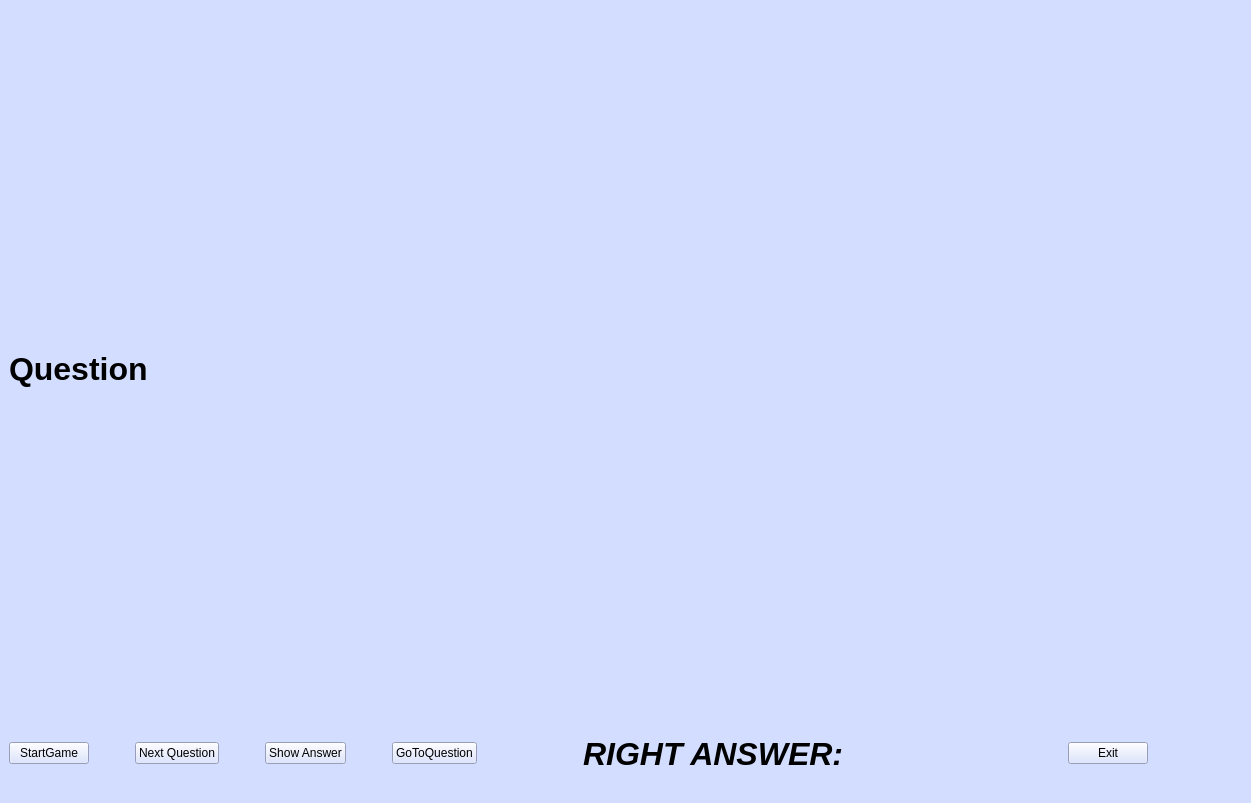
<?xml version="1.0" encoding="UTF-8"?>
<ui version="4.0">
 <class>MainWindow</class>
 <widget class="QMainWindow" name="MainWindow">
  <property name="geometry">
   <rect>
    <x>0</x>
    <y>0</y>
    <width>1251</width>
    <height>803</height>
   </rect>
  </property>
  <property name="windowTitle">
   <string>Trivia Game</string>
  </property>
  <property name="styleSheet">
   <string notr="true">background-color: rgb(211, 221, 255);</string>
  </property>
  <widget class="QWidget" name="centralwidget">
   <layout class="QGridLayout" name="gridLayout">
    <item row="3" column="2" colspan="2">
     <layout class="QHBoxLayout" name="horizontalLayout_3">
      <item>
       <widget class="QLabel" name="fix_answer_label">
        <property name="font">
         <font>
          <pointsize>24</pointsize>
          <italic>true</italic>
          <bold>true</bold>
         </font>
        </property>
        <property name="text">
         <string>RIGHT ANSWER:</string>
        </property>
       </widget>
      </item>
      <item>
       <spacer name="horizontalSpacer_5">
        <property name="orientation">
         <enum>Qt::Horizontal</enum>
        </property>
        <property name="sizeType">
         <enum>QSizePolicy::Preferred</enum>
        </property>
        <property name="sizeHint" stdset="0">
         <size>
          <width>40</width>
          <height>20</height>
         </size>
        </property>
       </spacer>
      </item>
      <item>
       <widget class="QLabel" name="show_answer_label">
        <property name="font">
         <font>
          <pointsize>24</pointsize>
          <italic>true</italic>
          <bold>true</bold>
         </font>
        </property>
        <property name="text">
         <string/>
        </property>
       </widget>
      </item>
     </layout>
    </item>
    <item row="3" column="4">
     <spacer name="horizontalSpacer_10">
      <property name="orientation">
       <enum>Qt::Horizontal</enum>
      </property>
      <property name="sizeHint" stdset="0">
       <size>
        <width>40</width>
        <height>20</height>
       </size>
      </property>
     </spacer>
    </item>
    <item row="1" column="3" rowspan="2" colspan="3">
     <layout class="QVBoxLayout" name="verticalLayout">
      <item>
       <widget class="QLabel" name="question_extra_1">
        <property name="font">
         <font>
          <pointsize>24</pointsize>
         </font>
        </property>
        <property name="text">
         <string/>
        </property>
       </widget>
      </item>
      <item>
       <spacer name="verticalSpacer">
        <property name="orientation">
         <enum>Qt::Vertical</enum>
        </property>
        <property name="sizeHint" stdset="0">
         <size>
          <width>20</width>
          <height>40</height>
         </size>
        </property>
       </spacer>
      </item>
      <item>
       <widget class="QLabel" name="question_extra_2">
        <property name="font">
         <font>
          <pointsize>24</pointsize>
         </font>
        </property>
        <property name="text">
         <string/>
        </property>
       </widget>
      </item>
      <item>
       <spacer name="verticalSpacer_4">
        <property name="orientation">
         <enum>Qt::Vertical</enum>
        </property>
        <property name="sizeHint" stdset="0">
         <size>
          <width>20</width>
          <height>40</height>
         </size>
        </property>
       </spacer>
      </item>
      <item>
       <widget class="QLabel" name="question_extra_3">
        <property name="font">
         <font>
          <pointsize>24</pointsize>
         </font>
        </property>
        <property name="text">
         <string/>
        </property>
       </widget>
      </item>
      <item>
       <spacer name="verticalSpacer_2">
        <property name="orientation">
         <enum>Qt::Vertical</enum>
        </property>
        <property name="sizeHint" stdset="0">
         <size>
          <width>20</width>
          <height>40</height>
         </size>
        </property>
       </spacer>
      </item>
      <item>
       <widget class="QLabel" name="question_extra_4">
        <property name="font">
         <font>
          <pointsize>24</pointsize>
         </font>
        </property>
        <property name="text">
         <string/>
        </property>
       </widget>
      </item>
      <item>
       <spacer name="verticalSpacer_3">
        <property name="orientation">
         <enum>Qt::Vertical</enum>
        </property>
        <property name="sizeHint" stdset="0">
         <size>
          <width>20</width>
          <height>40</height>
         </size>
        </property>
       </spacer>
      </item>
      <item>
       <widget class="QLabel" name="question_extra_5">
        <property name="font">
         <font>
          <pointsize>24</pointsize>
         </font>
        </property>
        <property name="text">
         <string/>
        </property>
       </widget>
      </item>
     </layout>
    </item>
    <item row="0" column="0" colspan="6">
     <layout class="QHBoxLayout" name="horizontalLayout_4">
      <item>
       <widget class="QLabel" name="image_left">
        <property name="text">
         <string/>
        </property>
        <property name="scaledContents">
         <bool>true</bool>
        </property>
       </widget>
      </item>
      <item>
       <spacer name="horizontalSpacer_7">
        <property name="orientation">
         <enum>Qt::Horizontal</enum>
        </property>
        <property name="sizeType">
         <enum>QSizePolicy::Maximum</enum>
        </property>
        <property name="sizeHint" stdset="0">
         <size>
          <width>40</width>
          <height>20</height>
         </size>
        </property>
       </spacer>
      </item>
      <item>
       <widget class="QLabel" name="image_mid">
        <property name="text">
         <string/>
        </property>
        <property name="scaledContents">
         <bool>true</bool>
        </property>
       </widget>
      </item>
      <item>
       <spacer name="horizontalSpacer_11">
        <property name="orientation">
         <enum>Qt::Horizontal</enum>
        </property>
        <property name="sizeType">
         <enum>QSizePolicy::Maximum</enum>
        </property>
        <property name="sizeHint" stdset="0">
         <size>
          <width>40</width>
          <height>20</height>
         </size>
        </property>
       </spacer>
      </item>
      <item>
       <widget class="QLabel" name="image_right">
        <property name="text">
         <string/>
        </property>
        <property name="scaledContents">
         <bool>true</bool>
        </property>
       </widget>
      </item>
     </layout>
    </item>
    <item row="1" column="0" colspan="3">
     <layout class="QHBoxLayout" name="horizontalLayout_2">
      <item>
       <widget class="QLabel" name="fix_question_label">
        <property name="font">
         <font>
          <pointsize>24</pointsize>
          <bold>true</bold>
         </font>
        </property>
        <property name="text">
         <string>Question</string>
        </property>
       </widget>
      </item>
      <item>
       <widget class="QLabel" name="q_number_label">
        <property name="font">
         <font>
          <pointsize>24</pointsize>
          <bold>true</bold>
         </font>
        </property>
        <property name="text">
         <string/>
        </property>
       </widget>
      </item>
      <item>
       <spacer name="horizontalSpacer_4">
        <property name="orientation">
         <enum>Qt::Horizontal</enum>
        </property>
        <property name="sizeType">
         <enum>QSizePolicy::Minimum</enum>
        </property>
        <property name="sizeHint" stdset="0">
         <size>
          <width>40</width>
          <height>20</height>
         </size>
        </property>
       </spacer>
      </item>
      <item>
       <widget class="QLabel" name="q_category_label">
        <property name="font">
         <font>
          <pointsize>24</pointsize>
          <italic>true</italic>
          <bold>true</bold>
         </font>
        </property>
        <property name="text">
         <string/>
        </property>
       </widget>
      </item>
     </layout>
    </item>
    <item row="2" column="0" colspan="3">
     <layout class="QHBoxLayout" name="horizontalLayout_5">
      <item>
       <widget class="QLabel" name="question_label">
        <property name="font">
         <font>
          <pointsize>24</pointsize>
         </font>
        </property>
        <property name="text">
         <string/>
        </property>
        <property name="wordWrap">
         <bool>true</bool>
        </property>
       </widget>
      </item>
     </layout>
    </item>
    <item row="3" column="5">
     <layout class="QHBoxLayout" name="horizontalLayout_6">
      <item>
       <widget class="QLabel" name="user_input_label">
        <property name="text">
         <string/>
        </property>
       </widget>
      </item>
      <item>
       <spacer name="horizontalSpacer_8">
        <property name="orientation">
         <enum>Qt::Horizontal</enum>
        </property>
        <property name="sizeHint" stdset="0">
         <size>
          <width>40</width>
          <height>20</height>
         </size>
        </property>
       </spacer>
      </item>
      <item>
       <widget class="QPushButton" name="exit_button">
        <property name="text">
         <string>Exit</string>
        </property>
       </widget>
      </item>
     </layout>
    </item>
    <item row="3" column="0">
     <layout class="QHBoxLayout" name="horizontalLayout">
      <item>
       <widget class="QPushButton" name="start_button">
        <property name="autoFillBackground">
         <bool>false</bool>
        </property>
        <property name="text">
         <string>StartGame</string>
        </property>
       </widget>
      </item>
      <item>
       <spacer name="horizontalSpacer">
        <property name="orientation">
         <enum>Qt::Horizontal</enum>
        </property>
        <property name="sizeHint" stdset="0">
         <size>
          <width>40</width>
          <height>20</height>
         </size>
        </property>
       </spacer>
      </item>
      <item>
       <widget class="QPushButton" name="next_question_button">
        <property name="text">
         <string>Next Question</string>
        </property>
       </widget>
      </item>
      <item>
       <spacer name="horizontalSpacer_2">
        <property name="orientation">
         <enum>Qt::Horizontal</enum>
        </property>
        <property name="sizeHint" stdset="0">
         <size>
          <width>40</width>
          <height>20</height>
         </size>
        </property>
       </spacer>
      </item>
      <item>
       <widget class="QPushButton" name="show_answer_button">
        <property name="text">
         <string>Show Answer</string>
        </property>
       </widget>
      </item>
      <item>
       <spacer name="horizontalSpacer_6">
        <property name="orientation">
         <enum>Qt::Horizontal</enum>
        </property>
        <property name="sizeHint" stdset="0">
         <size>
          <width>40</width>
          <height>20</height>
         </size>
        </property>
       </spacer>
      </item>
      <item>
       <widget class="QPushButton" name="goto_question_button">
        <property name="text">
         <string>GoToQuestion</string>
        </property>
       </widget>
      </item>
     </layout>
    </item>
    <item row="3" column="1">
     <spacer name="horizontalSpacer_9">
      <property name="orientation">
       <enum>Qt::Horizontal</enum>
      </property>
      <property name="sizeHint" stdset="0">
       <size>
        <width>40</width>
        <height>20</height>
       </size>
      </property>
     </spacer>
    </item>
    <item row="1" column="6">
     <spacer name="horizontalSpacer_3">
      <property name="orientation">
       <enum>Qt::Horizontal</enum>
      </property>
      <property name="sizeHint" stdset="0">
       <size>
        <width>40</width>
        <height>20</height>
       </size>
      </property>
     </spacer>
    </item>
   </layout>
  </widget>
  <widget class="QStatusBar" name="statusbar"/>
 </widget>
 <resources/>
 <connections/>
</ui>
